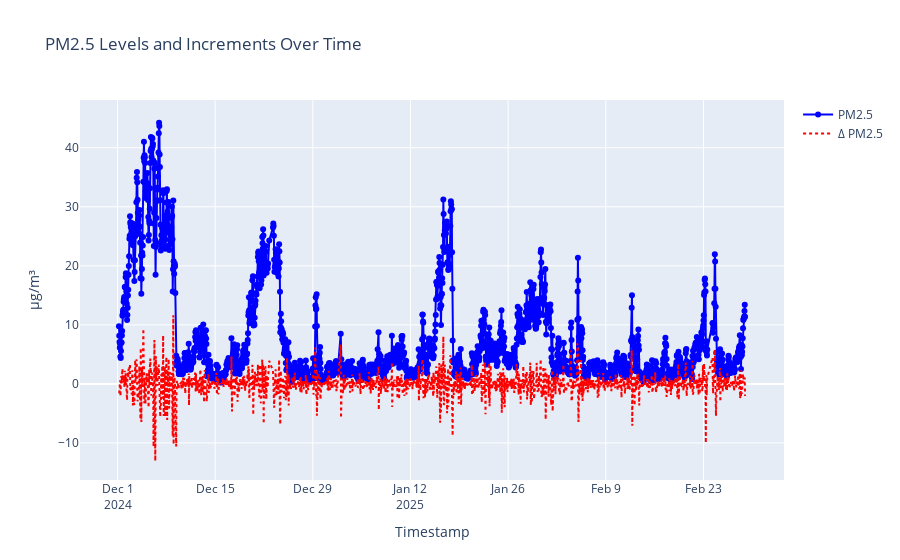

Write notebook code for a chart like this one.
### Code cell
df = df_c.copy()
df['hour'] = pd.to_datetime(df['hour'], errors='coerce')
df = df.sort_values('hour')
df['pm25_delta'] = df['pm25_mean'].diff()

import plotly.graph_objects as go

fig = go.Figure()
fig.add_trace(go.Scatter(
    x=df['hour'],
    y=df['pm25_mean'],
    mode='lines+markers',
    name='PM2.5',
    line=dict(color='blue')
))
fig.add_trace(go.Scatter(
    x=df['hour'],
    y=df['pm25_delta'],
    mode='lines',
    name='Δ PM2.5',
    line=dict(color='red', dash='dot')
))

fig.update_layout(
    title="PM2.5 Levels and Increments Over Time",
    xaxis_title="Timestamp",
    yaxis_title="µg/m³",
    hovermode="x unified"
)
fig.show()

### Figure 1 — Plotly figure (JSON) as saved in the notebook; plotly's stock layout.template omitted (floating-point values rounded to 4 significant figures; data arrays with more than 128 entries replaced by an {"elided": "..."} marker saying what was removed)
{"data": [{"line": {"color": "blue"}, "mode": "lines+markers", "name": "PM2.5", "type": "scatter", "x": {"elided": "2081 str values"}, "y": {"elided": "2081 float values"}}, {"line": {"color": "red", "dash": "dot"}, "mode": "lines", "name": "Δ PM2.5", "type": "scatter", "x": {"elided": "2081 str values"}, "y": {"elided": "2081 float values"}}], "layout": {"hovermode": "x unified", "title": {"text": "PM2.5 Levels and Increments Over Time"}, "xaxis": {"title": {"text": "Timestamp"}}, "yaxis": {"title": {"text": "µg/m³"}}}}
